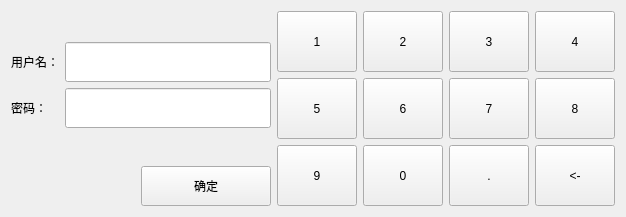
<?xml version="1.0" encoding="UTF-8"?>
<ui version="4.0">
 <class>lock_screen</class>
 <widget class="QDialog" name="lock_screen">
  <property name="geometry">
   <rect>
    <x>0</x>
    <y>0</y>
    <width>626</width>
    <height>215</height>
   </rect>
  </property>
  <property name="windowTitle">
   <string>Dialog</string>
  </property>
  <layout class="QHBoxLayout" name="horizontalLayout_2">
   <item>
    <layout class="QVBoxLayout" name="verticalLayout_2">
     <item>
      <layout class="QVBoxLayout" name="verticalLayout">
       <item>
        <layout class="QGridLayout" name="gridLayout">
         <item row="1" column="0">
          <widget class="QLabel" name="label_2">
           <property name="text">
            <string>用户名：</string>
           </property>
          </widget>
         </item>
         <item row="1" column="1">
          <widget class="QLineEdit" name="lineEdit">
           <property name="minimumSize">
            <size>
             <width>0</width>
             <height>40</height>
            </size>
           </property>
          </widget>
         </item>
         <item row="2" column="1">
          <widget class="QLineEdit" name="lineEdit_2">
           <property name="minimumSize">
            <size>
             <width>0</width>
             <height>40</height>
            </size>
           </property>
          </widget>
         </item>
         <item row="2" column="0">
          <widget class="QLabel" name="label_3">
           <property name="text">
            <string>密码：</string>
           </property>
          </widget>
         </item>
         <item row="0" column="0" colspan="2">
          <spacer name="verticalSpacer_2">
           <property name="orientation">
            <enum>Qt::Vertical</enum>
           </property>
           <property name="sizeHint" stdset="0">
            <size>
             <width>20</width>
             <height>40</height>
            </size>
           </property>
          </spacer>
         </item>
        </layout>
       </item>
      </layout>
     </item>
     <item>
      <spacer name="verticalSpacer">
       <property name="orientation">
        <enum>Qt::Vertical</enum>
       </property>
       <property name="sizeHint" stdset="0">
        <size>
         <width>20</width>
         <height>40</height>
        </size>
       </property>
      </spacer>
     </item>
     <item>
      <layout class="QHBoxLayout" name="horizontalLayout">
       <item>
        <spacer name="horizontalSpacer">
         <property name="orientation">
          <enum>Qt::Horizontal</enum>
         </property>
         <property name="sizeHint" stdset="0">
          <size>
           <width>40</width>
           <height>20</height>
          </size>
         </property>
        </spacer>
       </item>
       <item>
        <widget class="QPushButton" name="pushButton_4">
         <property name="sizePolicy">
          <sizepolicy hsizetype="Expanding" vsizetype="Fixed">
           <horstretch>0</horstretch>
           <verstretch>0</verstretch>
          </sizepolicy>
         </property>
         <property name="minimumSize">
          <size>
           <width>91</width>
           <height>40</height>
          </size>
         </property>
         <property name="focusPolicy">
          <enum>Qt::NoFocus</enum>
         </property>
         <property name="text">
          <string>确定</string>
         </property>
         <property name="outer_stylesheet" stdset="0">
          <string>pushbutton</string>
         </property>
        </widget>
       </item>
      </layout>
     </item>
    </layout>
   </item>
   <item>
    <layout class="QGridLayout" name="gridLayout_2">
     <item row="0" column="0">
      <widget class="QPushButton" name="pushButton">
       <property name="sizePolicy">
        <sizepolicy hsizetype="Expanding" vsizetype="Expanding">
         <horstretch>0</horstretch>
         <verstretch>0</verstretch>
        </sizepolicy>
       </property>
       <property name="minimumSize">
        <size>
         <width>71</width>
         <height>61</height>
        </size>
       </property>
       <property name="focusPolicy">
        <enum>Qt::NoFocus</enum>
       </property>
       <property name="text">
        <string>1</string>
       </property>
       <property name="outer_stylesheet" stdset="0">
        <string>pushbutton</string>
       </property>
      </widget>
     </item>
     <item row="0" column="1">
      <widget class="QPushButton" name="pushButton_2">
       <property name="sizePolicy">
        <sizepolicy hsizetype="Expanding" vsizetype="Expanding">
         <horstretch>0</horstretch>
         <verstretch>0</verstretch>
        </sizepolicy>
       </property>
       <property name="minimumSize">
        <size>
         <width>71</width>
         <height>61</height>
        </size>
       </property>
       <property name="focusPolicy">
        <enum>Qt::NoFocus</enum>
       </property>
       <property name="text">
        <string>2</string>
       </property>
       <property name="outer_stylesheet" stdset="0">
        <string>pushbutton</string>
       </property>
      </widget>
     </item>
     <item row="0" column="2">
      <widget class="QPushButton" name="pushButton_3">
       <property name="sizePolicy">
        <sizepolicy hsizetype="Expanding" vsizetype="Expanding">
         <horstretch>0</horstretch>
         <verstretch>0</verstretch>
        </sizepolicy>
       </property>
       <property name="minimumSize">
        <size>
         <width>71</width>
         <height>61</height>
        </size>
       </property>
       <property name="focusPolicy">
        <enum>Qt::NoFocus</enum>
       </property>
       <property name="text">
        <string>3</string>
       </property>
       <property name="outer_stylesheet" stdset="0">
        <string>pushbutton</string>
       </property>
      </widget>
     </item>
     <item row="0" column="3">
      <widget class="QPushButton" name="pushButton_5">
       <property name="sizePolicy">
        <sizepolicy hsizetype="Expanding" vsizetype="Expanding">
         <horstretch>0</horstretch>
         <verstretch>0</verstretch>
        </sizepolicy>
       </property>
       <property name="minimumSize">
        <size>
         <width>71</width>
         <height>61</height>
        </size>
       </property>
       <property name="focusPolicy">
        <enum>Qt::NoFocus</enum>
       </property>
       <property name="text">
        <string>4</string>
       </property>
       <property name="outer_stylesheet" stdset="0">
        <string>pushbutton</string>
       </property>
      </widget>
     </item>
     <item row="1" column="0">
      <widget class="QPushButton" name="pushButton_8">
       <property name="sizePolicy">
        <sizepolicy hsizetype="Expanding" vsizetype="Expanding">
         <horstretch>0</horstretch>
         <verstretch>0</verstretch>
        </sizepolicy>
       </property>
       <property name="minimumSize">
        <size>
         <width>71</width>
         <height>61</height>
        </size>
       </property>
       <property name="focusPolicy">
        <enum>Qt::NoFocus</enum>
       </property>
       <property name="text">
        <string>5</string>
       </property>
       <property name="outer_stylesheet" stdset="0">
        <string>pushbutton</string>
       </property>
      </widget>
     </item>
     <item row="1" column="1">
      <widget class="QPushButton" name="pushButton_7">
       <property name="sizePolicy">
        <sizepolicy hsizetype="Expanding" vsizetype="Expanding">
         <horstretch>0</horstretch>
         <verstretch>0</verstretch>
        </sizepolicy>
       </property>
       <property name="minimumSize">
        <size>
         <width>71</width>
         <height>61</height>
        </size>
       </property>
       <property name="focusPolicy">
        <enum>Qt::NoFocus</enum>
       </property>
       <property name="text">
        <string>6</string>
       </property>
       <property name="outer_stylesheet" stdset="0">
        <string>pushbutton</string>
       </property>
      </widget>
     </item>
     <item row="1" column="2">
      <widget class="QPushButton" name="pushButton_6">
       <property name="sizePolicy">
        <sizepolicy hsizetype="Expanding" vsizetype="Expanding">
         <horstretch>0</horstretch>
         <verstretch>0</verstretch>
        </sizepolicy>
       </property>
       <property name="minimumSize">
        <size>
         <width>71</width>
         <height>61</height>
        </size>
       </property>
       <property name="focusPolicy">
        <enum>Qt::NoFocus</enum>
       </property>
       <property name="text">
        <string>7</string>
       </property>
       <property name="outer_stylesheet" stdset="0">
        <string>pushbutton</string>
       </property>
      </widget>
     </item>
     <item row="1" column="3">
      <widget class="QPushButton" name="pushButton_13">
       <property name="sizePolicy">
        <sizepolicy hsizetype="Expanding" vsizetype="Expanding">
         <horstretch>0</horstretch>
         <verstretch>0</verstretch>
        </sizepolicy>
       </property>
       <property name="minimumSize">
        <size>
         <width>71</width>
         <height>61</height>
        </size>
       </property>
       <property name="focusPolicy">
        <enum>Qt::NoFocus</enum>
       </property>
       <property name="text">
        <string>8</string>
       </property>
       <property name="outer_stylesheet" stdset="0">
        <string>pushbutton</string>
       </property>
      </widget>
     </item>
     <item row="2" column="0">
      <widget class="QPushButton" name="pushButton_12">
       <property name="sizePolicy">
        <sizepolicy hsizetype="Expanding" vsizetype="Expanding">
         <horstretch>0</horstretch>
         <verstretch>0</verstretch>
        </sizepolicy>
       </property>
       <property name="minimumSize">
        <size>
         <width>71</width>
         <height>61</height>
        </size>
       </property>
       <property name="focusPolicy">
        <enum>Qt::NoFocus</enum>
       </property>
       <property name="text">
        <string>9</string>
       </property>
       <property name="outer_stylesheet" stdset="0">
        <string>pushbutton</string>
       </property>
      </widget>
     </item>
     <item row="2" column="1">
      <widget class="QPushButton" name="pushButton_10">
       <property name="sizePolicy">
        <sizepolicy hsizetype="Expanding" vsizetype="Expanding">
         <horstretch>0</horstretch>
         <verstretch>0</verstretch>
        </sizepolicy>
       </property>
       <property name="minimumSize">
        <size>
         <width>71</width>
         <height>61</height>
        </size>
       </property>
       <property name="focusPolicy">
        <enum>Qt::NoFocus</enum>
       </property>
       <property name="text">
        <string>0</string>
       </property>
       <property name="outer_stylesheet" stdset="0">
        <string>pushbutton</string>
       </property>
      </widget>
     </item>
     <item row="2" column="2">
      <widget class="QPushButton" name="pushButton_9">
       <property name="sizePolicy">
        <sizepolicy hsizetype="Expanding" vsizetype="Expanding">
         <horstretch>0</horstretch>
         <verstretch>0</verstretch>
        </sizepolicy>
       </property>
       <property name="minimumSize">
        <size>
         <width>71</width>
         <height>61</height>
        </size>
       </property>
       <property name="focusPolicy">
        <enum>Qt::NoFocus</enum>
       </property>
       <property name="text">
        <string>.</string>
       </property>
       <property name="outer_stylesheet" stdset="0">
        <string>pushbutton</string>
       </property>
      </widget>
     </item>
     <item row="2" column="3">
      <widget class="QPushButton" name="pushButton_11">
       <property name="sizePolicy">
        <sizepolicy hsizetype="Expanding" vsizetype="Expanding">
         <horstretch>0</horstretch>
         <verstretch>0</verstretch>
        </sizepolicy>
       </property>
       <property name="minimumSize">
        <size>
         <width>71</width>
         <height>61</height>
        </size>
       </property>
       <property name="focusPolicy">
        <enum>Qt::NoFocus</enum>
       </property>
       <property name="text">
        <string>&lt;-</string>
       </property>
       <property name="outer_stylesheet" stdset="0">
        <string>pushbutton</string>
       </property>
      </widget>
     </item>
    </layout>
   </item>
  </layout>
  <zorder></zorder>
 </widget>
 <resources/>
 <connections/>
</ui>
